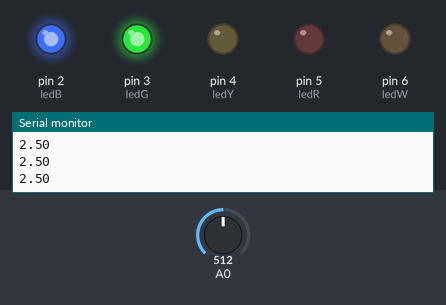
Bench run of a sketch on a simulated Arduino Uno, built with avr-gcc and run on an emulated ATmega328P. Shown: output pins drawn as LEDs (lit = HIGH), the last lines printed to the serial monitor. The test bench sets the inputs (shaded band); at power-on: A0 = 512.

Above: at 1.2 s.
1.3 s: A0 set to 595
2.8 s: A0 set to 630
At 4.0 s:
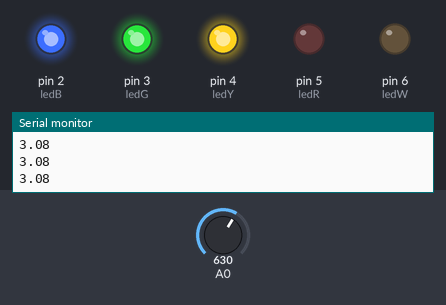
4.3 s: A0 set to 807
5.8 s: A0 set to 835
At 6.4 s:
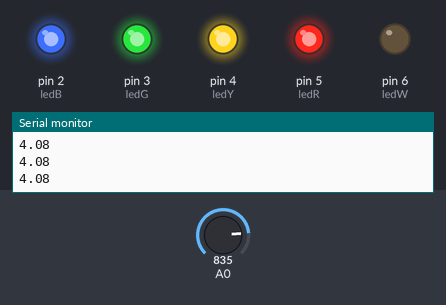
7.3 s: A0 set to 1015
8.8 s: A0 set to 1023
At 9.7 s:
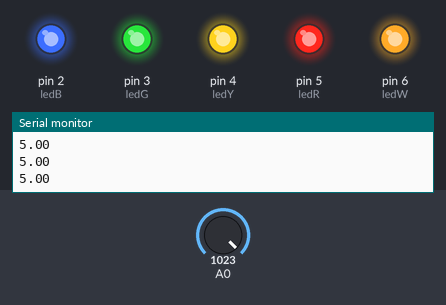
Timing chart, 0 to 11.3 s (numbered marks = the images above; inputs shaded):
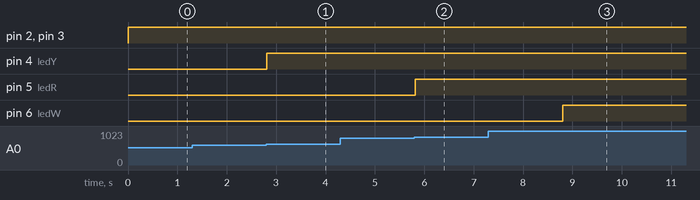

Measured:
- the behaviour switches between 613 and 614 on A0 (found by bisection; images 0 and 1)
- the behaviour switches between 818 and 819 on A0 (found by bisection; images 1 and 2)
- the behaviour switches between 1022 and 1023 on A0 (found by bisection; images 2 and 3)
- after the input at 2.8 s, pin 4 (ledY): LOW → HIGH at once
- after the input at 5.8 s, pin 5 (ledR): LOW → HIGH at once
- after the input at 8.8 s, pin 6 (ledW): LOW → HIGH at once

The sketch:

LEDVoltmeter.ino
```cpp
/*
This is the 5 LED Voltmeter program.

Goal: This program simulates a voltmeter out of LEDs using a potentiometer and 5 LEDs of any color.
At 1 volt, the first LED lights up. At 2 volt the second LED lights up. At 3 volts the third LED lights up and this goes on till 5V (5 LEDs for each volt)

Main Theme: The if statement as well as the else statment.
*/

// Here I declared a variable called "ledB" and gave it the value of 2.
int ledB = 2;
// Here I declared a variable called "ledG" and gave it the value of 3.
int ledG = 3;
// Here I declared a variable called "ledY" and gave it the value of 4.
int ledY = 4;
// Here I declared a variable called "ledR" and gave it the value of 5.
int ledR = 5;
// Here I declared a variable called "ledW" and gave it the value of 6.
int ledW = 6;
void setup()
{
// This command is used to enable printing on the serial monitor via the Serial.print function.
Serial.begin(9600);
// Here I tell the Arduino that ledB (pin2) is an OUTPUT pin.
pinMode(ledB, OUTPUT);
// Here I tell the Arduino that ledG (pin3) is an OUTPUT pin.
pinMode(ledG, OUTPUT);
// Here I tell the Arduino that ledY (pin4) is an OUTPUT pin.
pinMode(ledY, OUTPUT);
// Here I tell the Arduino that ledR (pin5) is an OUTPUT pin.
pinMode(ledR, OUTPUT);
// Here I tell the Arduino that ledW (pin6) is an OUTPUT pin.
pinMode(ledW, OUTPUT);
}

void loop()
{
// Here I declared a variable called "PotentiometerValue" and whatever value the analog input pin0 reads, it will be stored within this variable.
float PotentiometerValue = analogRead(A0);
// Here I declared a variable called "Voltage" and gave it the value of : the analog input pin0 multiplied by (5.0 divided by 1023.0) to transform the bit value that the analog input pin0 reads into voltage values.
float Voltage = PotentiometerValue * (5.0 / 1023.0);
// Here the Arduino prints the voltage values stored within the Voltage variable onto the serial monitor.
Serial.println(Voltage);
// Here we add a delay command of 1 millisecond for stability. So the printing can be done smoothly without lag.
delay(1);
// This line tells the Arduino that IF the voltage is bigger or equal to 1V...
if( Voltage >= 1)
  {
  // Turn the first LED on...
  digitalWrite(ledB, HIGH);
  }
  // IF not,...
  else
  {
  // Turn the first LED off.
  digitalWrite(ledB, LOW);
  }
// This line tells the Arduino that IF the voltage is bigger or equal to 2V...
if( Voltage >= 2)
  {
  // Turn the second LED on...
  digitalWrite(ledG, HIGH);
  }
  // IF not,...
  else
  {
  // Turn the second LED off.
  digitalWrite(ledG, LOW);
  }
// This line tells the Arduino that IF the voltage is bigger or equal to 3V...
if( Voltage >= 3)
  {
  // Turn the third LED on...
  digitalWrite(ledY, HIGH);
  }
  // IF not,...
  else
  {
  // Turn the third LED off.
  digitalWrite(ledY, LOW);
  }
// This line tells the Arduino that IF the voltage is bigger or equal to 4V...
if( Voltage >= 4)
  {
  // Turn the fourth LED on...
  digitalWrite(ledR, HIGH);
  }
  // IF not,...
  else
  {
  // Turn the fourth LED off.
  digitalWrite(ledR, LOW);
  }
// This line tells the Arduino that IF the voltage is bigger or equal to 5V...
if( Voltage >= 5)
  {
  // Turn the Fifth LED on...
  digitalWrite(ledW, HIGH);
  }
  // IF not,...
  else
  {
  // Turn the fifth LED off.
  digitalWrite(ledW, LOW);
  }
}
```
